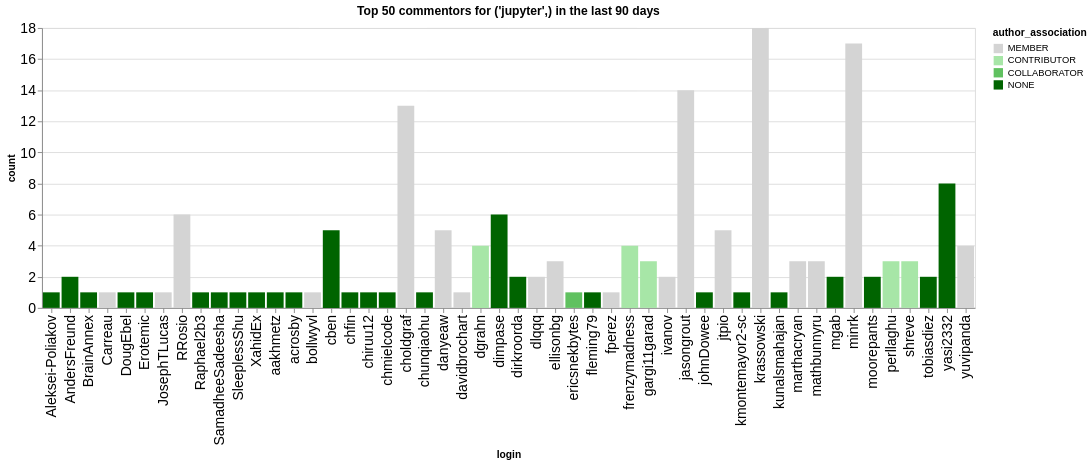

Write notebook code for a chart like this one.
### Code cell
n_plot = 50
charts = []
for ii, (iorg, idata) in enumerate(commentors.groupby(['org'])):
    title = f"Top {n_plot} commentors for {iorg} in the last {n_days} days"
    idata = idata.groupby('login', as_index=False).agg({'count': 'sum', 'author_association': 'first'})
    idata = idata.sort_values('count', ascending=False).head(n_plot)
    ch = alt.Chart(data=idata.head(n_plot), title=title).mark_bar().encode(
        x='login',
        y='count',
        color=alt.Color('author_association', scale=alt.Scale(domain=author_types, range=author_colors))
    )
    charts.append(ch)
alt.hconcat(*charts)

### Figure 1 — Vega-Lite specification as saved in the notebook (floating-point values rounded to 4 significant figures)
{"config": {"axisLeft": {"labelFontSize": 15}, "axisBottom": {"labelFontSize": 15}}, "hconcat": [{"mark": {"type": "bar"}, "encoding": {"color": {"field": "author_association", "scale": {"domain": ["MEMBER", "CONTRIBUTOR", "COLLABORATOR", "NONE"], "range": ["rgb(211.82745098039214, 211.82745098039214, 211.82745098039214)", "rgb(166.98562091503268, 229.89803921568628, 166.98562091503268)", "rgb(96.37647058823529, 192.75294117647059, 96.37647058823529)", "rgb(0.0, 100.3921568627451, 0.0)"]}, "type": "nominal"}, "x": {"field": "login", "type": "nominal"}, "y": {"field": "count", "type": "quantitative"}}, "title": "Top 50 commentors for ('jupyter',) in the last 90 days"}], "data": {"name": "data-7367b3f1c0d4f8fbe5e08c58be9ed7b8"}, "$schema": "https://vega.github.io/schema/vega-lite/v5.20.1.json", "datasets": {"data-7367b3f1c0d4f8fbe5e08c58be9ed7b8": [{"login": "krassowski", "count": 18, "author_association": "MEMBER"}, {"login": "minrk", "count": 17, "author_association": "MEMBER"}, {"login": "jasongrout", "count": 14, "author_association": "MEMBER"}, {"login": "choldgraf", "count": 13, "author_association": "MEMBER"}, {"login": "yasi2332", "count": 8, "author_association": "NONE"}, {"login": "RRosio", "count": 6, "author_association": "MEMBER"}, {"login": "dimpase", "count": 6, "author_association": "NONE"}, {"login": "cben", "count": 5, "author_association": "NONE"}, {"login": "danyeaw", "count": 5, "author_association": "MEMBER"}, {"login": "jtpio", "count": 5, "author_association": "MEMBER"}, {"login": "yuvipanda", "count": 4, "author_association": "MEMBER"}, {"login": "dgrahn", "count": 4, "author_association": "CONTRIBUTOR"}, {"login": "frenzymadness", "count": 4, "author_association": "CONTRIBUTOR"}, {"login": "mathbunnyru", "count": 3, "author_association": "MEMBER"}, {"login": "marthacryan", "count": 3, "author_association": "MEMBER"}, {"login": "ellisonbg", "count": 3, "author_association": "MEMBER"}, {"login": "perllaghu", "count": 3, "author_association": "CONTRIBUTOR"}, {"login": "gargi11garad", "count": 3, "author_association": "CONTRIBUTOR"}, {"login": "shreve", "count": 3, "author_association": "CONTRIBUTOR"}, {"login": "dlqqq", "count": 2, "author_association": "MEMBER"}, {"login": "moorepants", "count": 2, "author_association": "NONE"}, {"login": "tobiasdiez", "count": 2, "author_association": "NONE"}, {"login": "ivanov", "count": 2, "author_association": "MEMBER"}, {"login": "mgab", "count": 2, "author_association": "NONE"}, {"login": "AndersFreund", "count": 2, "author_association": "NONE"}, {"login": "dirkroorda", "count": 2, "author_association": "NONE"}, {"login": "bollwyvl", "count": 1, "author_association": "MEMBER"}, {"login": "BrainAnnex", "count": 1, "author_association": "NONE"}, {"login": "Carreau", "count": 1, "author_association": "MEMBER"}, {"login": "DougEbel", "count": 1, "author_association": "NONE"}, {"login": "Erotemic", "count": 1, "author_association": "NONE"}, {"login": "Aleksei-Poliakov", "count": 1, "author_association": "NONE"}, {"login": "fperez", "count": 1, "author_association": "MEMBER"}, {"login": "fleming79", "count": 1, "author_association": "NONE"}, {"login": "ericsnekbytes", "count": 1, "author_association": "COLLABORATOR"}, {"login": "chfin", "count": 1, "author_association": "NONE"}, {"login": "chmielcode", "count": 1, "author_association": "NONE"}, {"login": "chiruu12", "count": 1, "author_association": "NONE"}, {"login": "chunqiaohu", "count": 1, "author_association": "NONE"}, {"login": "davidbrochart", "count": 1, "author_association": "MEMBER"}, {"login": "JosephTLucas", "count": 1, "author_association": "MEMBER"}, {"login": "Raphael2b3", "count": 1, "author_association": "NONE"}, {"login": "SleeplessShu", "count": 1, "author_association": "NONE"}, {"login": "SamadheeSadeesha", "count": 1, "author_association": "NONE"}, {"login": "XahidEx", "count": 1, "author_association": "NONE"}, {"login": "aakhmetz", "count": 1, "author_association": "NONE"}, {"login": "acrosby", "count": 1, "author_association": "NONE"}, {"login": "johnDowee", "count": 1, "author_association": "NONE"}, {"login": "kunalsmahajan", "count": 1, "author_association": "NONE"}, {"login": "kmontemayor2-sc", "count": 1, "author_association": "NONE"}]}}
